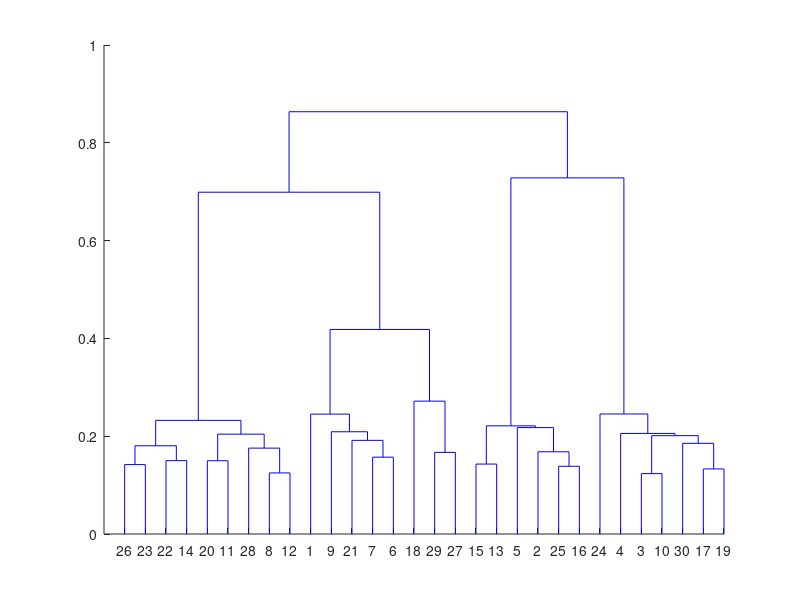

Write MATLAB code to recreate this figure. (Note: this script raises an error after producing the figure.)
clc;
clear;
rng(100);
ID = "S4151968";
data = load('cluster_data.mat');
data = cell2mat(struct2cell(data));
t = 0.1;
x = data(:,1);
y = data(:,2);

figure
Y = pdist(data);
Z = linkage(Y, 'average'); 
T = cluster(Z,'maxclust',99);
cutoff = median([Z(end-2,3) Z(end-1,3)]);
dendrogram(Z,'ColorThreshold',cutoff)
title("["+ID + " ]Dengogram (Average)")

figure
Y = pdist(data);
Z = linkage(Y, 'complete'); 
T = cluster(Z,'maxclust',99);
cutoff = median([Z(end-2,3) Z(end-1,3)]);
dendrogram(Z,'ColorThreshold',cutoff)
title("["+ID + " ]Dengogram (Max)")

figure
Y = pdist(data);
Z = linkage(Y, 'single'); 
T = cluster(Z,'maxclust',99);
cutoff = median([Z(end-2,3) Z(end-1,3)]);
dendrogram(Z,'ColorThreshold',cutoff)
title("["+ID + " ]Dengogram (min)")